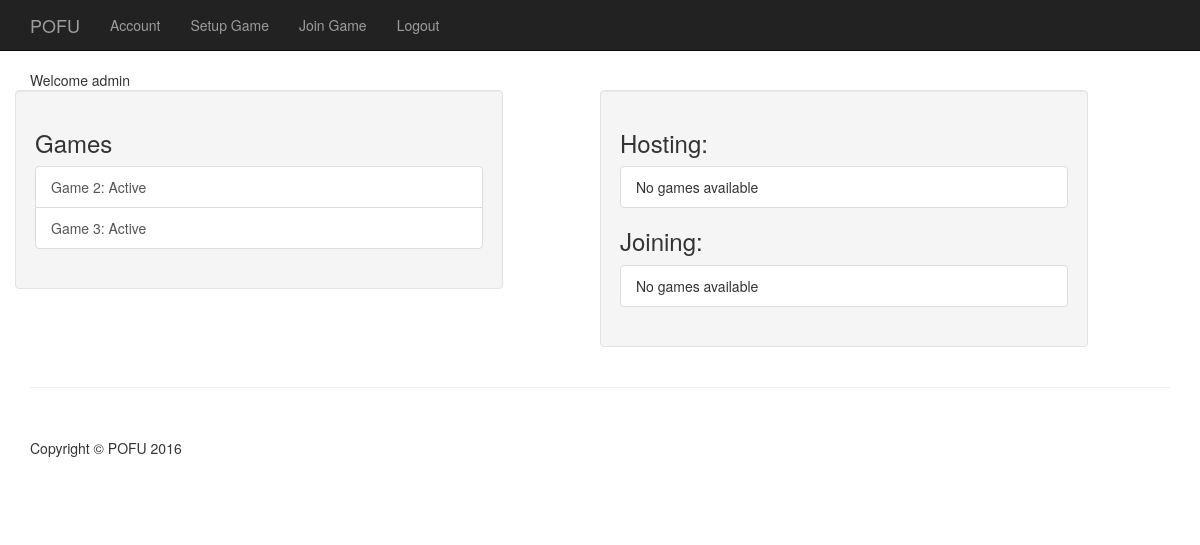
Before: /users/home (signed in) with the older database file.
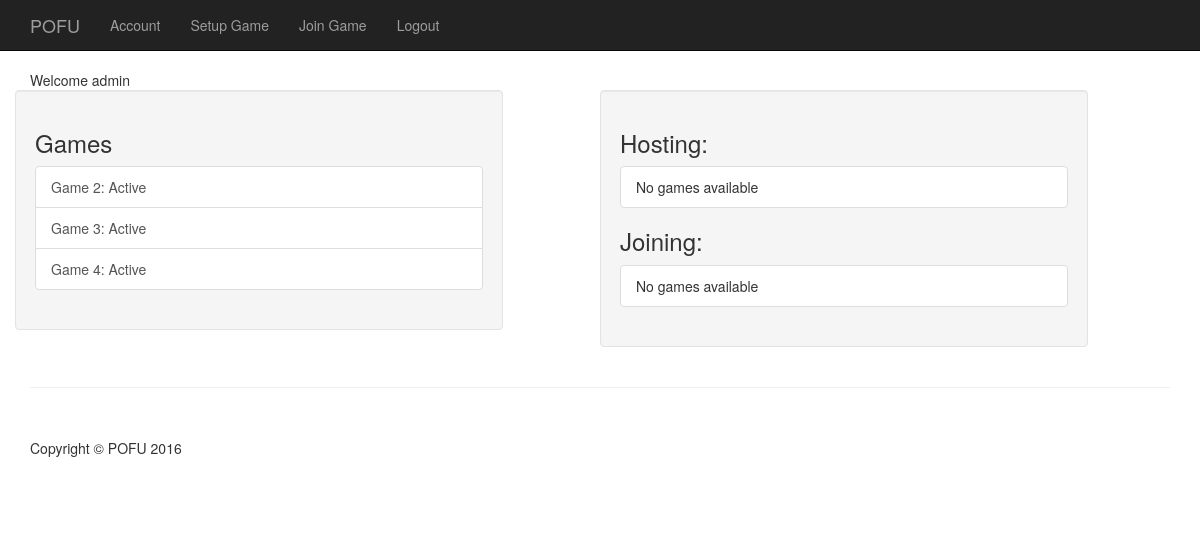
After: the same page with the newer database file.
### game/models.py (models this page shows, shortened)
class Game(models.Model):
    status = models.CharField(max_length=1, default='A', choices=GAME_STATUS)
    title = models.CharField(max_length=50, blank=True)
    host = models.ForeignKey(User)
    deck = Deck()
    turn = models.IntegerField(default=0)
    objects = GamesManager()
    def __str__(self):
        return "Game " + str(self.id)

### users/views.py (the view)
@login_required
def home(request):
    my_games = Game.objects.games_for_user(request.user)
    joining = Setup.objects.setups_for_user(request.user)
    hosting = Setup.objects.filter(host=request.user)
    context = {'my_games': my_games,
               'joining': joining,
               'hosting': hosting}
    return render(request, 'users/home.html', context)

### game/models.py (called while the page is built)
    def games_for_user(self, user):
        return super(GamesManager, self).get_queryset().filter(
            models.Q(player__user_id=user.id))

    def setups_for_user(self, user):
        return super(SetupManager, self).get_queryset().filter(
            models.Q(invitation__user_id=user.id))

### users/templates/users/home.html
{% extends 'base.html' %}
{% block content %}
<div class="row">
    <div class="col-md-12" id="header">
        Welcome {{ user.username }}
    </div>
    <div class="well col-md-5">
        {% include "game/game_list_snippet.html" with header="Games" game_list=my_games %}
    </div>
    <div class="well col-md-5 col-md-push-1">
        <div>
            <h3 class="panel-header">Hosting:</h3>
            <div class="list-group">
                {% for game in hosting %}
                    <div class="col-md-12">
                        <div class="col-md-9">
                            <a class="list-group-item" href="#">
                                Created: {{ game.timestamp }}<br>
                                Players: {{ game.joined }}/{{ game.num_players }}<br>
                                Message: {{ game.message }}
                            </a>
                        </div>
                        <div class="col-md-3">
                            <a href="{% url 'game:delete' pk=game.id %}" class="btn btn-danger" role="button">Delete</a>
                        </div>
                    </div>
                {% empty %}
                    <span class="list-group-item">No games available</span>
                {% endfor %}
            </div>
            <h3 class="panel-header">Joining:</h3>
            <div class="list-group">
                {% for game in joining %}
                    <div class="col-md-12">
                        <div class="col-md-9">
                            <a class="list-group-item" href="#">
                                Host: {{ game.host }} <br>
                                Created: {{ game.timestamp }}<br>
                                Players: {{ game.joined }}/{{ game.num_players }}<br>
                                Message: {{ game.message }}
                            </a>
                        </div>
                        <div class="col-md-3">
                            <a href="{% url 'game:leave' pk=game.id %}" class="btn btn-danger" role="button">Leave</a>
                        </div>
                    </div>
                {% empty %}
                    <span class="list-group-item">No games available</span>
                {% endfor %}
            </div>
        </div>
    </div>
</div>
{% endblock content %}

### templates/base.html (shortened to what this page needs)
<!DOCTYPE html>
{% load static %}
<html lang="en">
<head>
    {% block css %}
    <link href="{% static 'css/bootstrap.min.css' %}" rel="stylesheet" type="text/css">
    <link href="{% static 'css/main.css' %}" rel="stylesheet" type="text/css">
    {% endblock css %}
</head>
<body>
    <nav class="navbar navbar-inverse navbar-fixed-top" role="navigation">
        <div class="container">
            {% block menu %}
            <div class="navbar-header">
                <a class="navbar-brand" href="{% url 'main:index' %}">POFU</a>
            </div>
            <div class="collapse navbar-collapse" id="bs-example-navbar-collapse-1">
                <ul class="nav navbar-nav">
                    {% if user.is_authenticated %}
                        <li>
                            <a href="{% url 'users:home' %}">Account</a>
                        </li>
                        <li>
                            <a href="{% url 'game:setup' %}">Setup Game</a>
                        </li>
                        <li>
                            <a href="{% url 'game:join' %}">Join Game</a>
                        </li>
                        <li>
                            <a href="{% url 'logout' %}">Logout</a>
                        </li>
                    {% endif %}
                </ul>
            </div>
            {% endblock %}
        </div>
    </nav>
    <div class="container">
        {% block content %}
        {% endblock content%}
    </div>
    <div class="container">
        <hr>
        <footer>
            <div class="row">
                <div class="col-lg-12">
                    <p>Copyright &copy; POFU 2016</p>
                </div>
            </div>
        </footer>
    </div>
</body>
</html>

### game/templates/game/game_list_snippet.html
<h3 class="panel-header">{{ header }}</h3>
<div class="list-group">
    {% for game in game_list %}
        <a class="list-group-item" href="{% url 'game:display' pk=game.id %}">
            {{ game }}: {{ game.get_status_display }}
        </a>
    {% empty %}
        <span class="list-group-item">No games available</span>
    {% endfor %}
</div>

### static/css/main.css (style rules this page uses)
body { padding-top: 70px; }
footer { margin: 50px 0; }

Changed rows visible on the page:
added Game: id "Game 4", status "Active"
